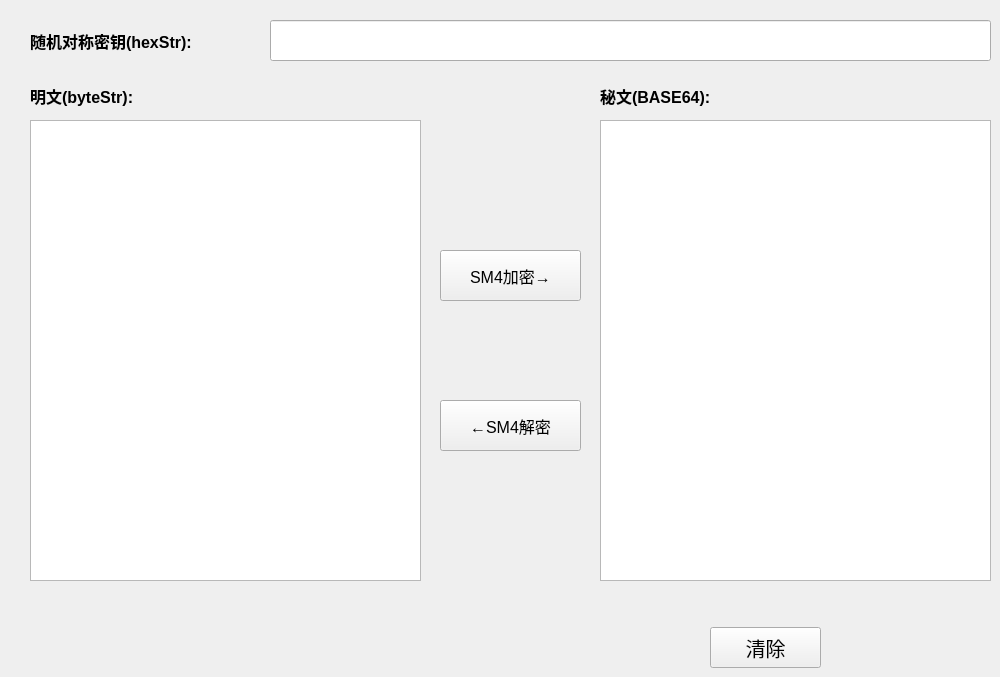
   <widget class="QWidget" name="TabSM4">
    <attribute name="title">
     <string>      SM4      </string>
    </attribute>
    <widget class="QPushButton" name="SM4_ButtonClear">
     <property name="geometry">
      <rect>
       <x>710</x>
       <y>627</y>
       <width>111</width>
       <height>41</height>
      </rect>
     </property>
     <property name="font">
      <font>
       <family>Agency FB</family>
       <pointsize>15</pointsize>
      </font>
     </property>
     <property name="text">
      <string>清除</string>
     </property>
    </widget>
    <widget class="QLabel" name="label_5">
     <property name="geometry">
      <rect>
       <x>30</x>
       <y>80</y>
       <width>161</width>
       <height>31</height>
      </rect>
     </property>
     <property name="font">
      <font>
       <pointsize>12</pointsize>
       <weight>75</weight>
       <bold>true</bold>
      </font>
     </property>
     <property name="text">
      <string>明文(byteStr):</string>
     </property>
    </widget>
    <widget class="QLabel" name="label_8">
     <property name="geometry">
      <rect>
       <x>30</x>
       <y>20</y>
       <width>221</width>
       <height>41</height>
      </rect>
     </property>
     <property name="font">
      <font>
       <pointsize>12</pointsize>
       <weight>75</weight>
       <bold>true</bold>
      </font>
     </property>
     <property name="text">
      <string>随机对称密钥(hexStr):</string>
     </property>
    </widget>
    <widget class="QLineEdit" name="SM4_Key">
     <property name="geometry">
      <rect>
       <x>270</x>
       <y>20</y>
       <width>721</width>
       <height>41</height>
      </rect>
     </property>
     <property name="font">
      <font>
       <family>Consolas</family>
       <pointsize>12</pointsize>
      </font>
     </property>
    </widget>
    <widget class="QLabel" name="label_9">
     <property name="geometry">
      <rect>
       <x>600</x>
       <y>80</y>
       <width>151</width>
       <height>31</height>
      </rect>
     </property>
     <property name="font">
      <font>
       <pointsize>12</pointsize>
       <weight>75</weight>
       <bold>true</bold>
      </font>
     </property>
     <property name="text">
      <string>秘文(BASE64):</string>
     </property>
    </widget>
    <widget class="QPushButton" name="SM4_Button1">
     <property name="geometry">
      <rect>
       <x>440</x>
       <y>250</y>
       <width>141</width>
       <height>51</height>
      </rect>
     </property>
     <property name="font">
      <font>
       <pointsize>12</pointsize>
      </font>
     </property>
     <property name="text">
      <string>SM4加密→</string>
     </property>
    </widget>
    <widget class="QPushButton" name="SM4_Button2">
     <property name="geometry">
      <rect>
       <x>440</x>
       <y>400</y>
       <width>141</width>
       <height>51</height>
      </rect>
     </property>
     <property name="font">
      <font>
       <pointsize>12</pointsize>
      </font>
     </property>
     <property name="text">
      <string>←SM4解密</string>
     </property>
    </widget>
    <widget class="QTextEdit" name="SM4_RawText">
     <property name="geometry">
      <rect>
       <x>30</x>
       <y>120</y>
       <width>391</width>
       <height>461</height>
      </rect>
     </property>
     <property name="font">
      <font>
       <family>Source Code Pro</family>
       <pointsize>12</pointsize>
      </font>
     </property>
    </widget>
    <widget class="QTextEdit" name="SM4_SecText">
     <property name="geometry">
      <rect>
       <x>600</x>
       <y>120</y>
       <width>391</width>
       <height>461</height>
      </rect>
     </property>
     <property name="font">
      <font>
       <family>Source Code Pro</family>
       <pointsize>12</pointsize>
      </font>
     </property>
    </widget>
   </widget>
